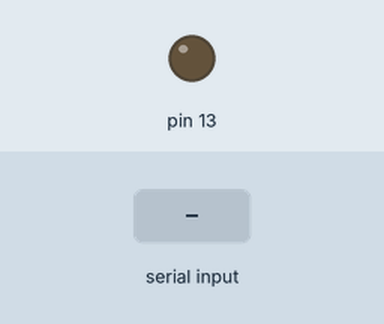
A sketch run on a simulated Arduino Uno, built with avr-gcc and run on an emulated ATmega328P. On the bench: output pins drawn as LEDs (lit = HIGH). Inputs (shaded band) come from the test bench.

Above: at 1.2 s.
1.3 s: "hoh1\n" received over Serial
At 2.3 s:
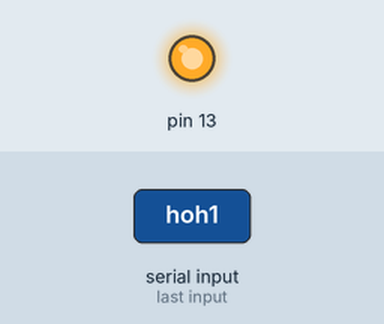
2.8 s: "0" received over Serial
At 3.3 s:
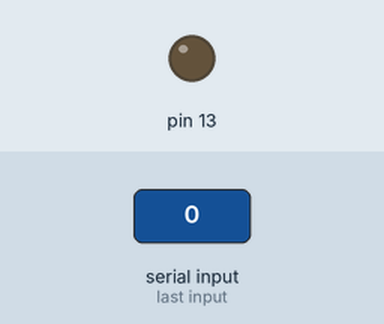
4.3 s: "1" received over Serial
At 5.7 s:
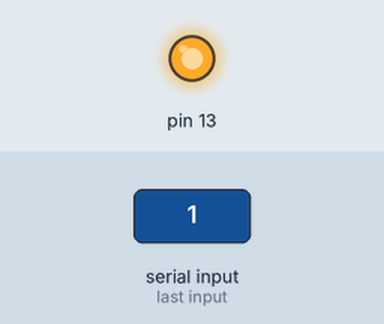
Timing chart, 0 to 7.3 s (numbered marks = the images above; inputs shaded):
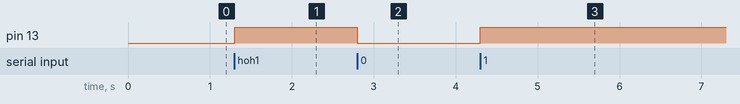

The sketch:

sketch_apr15a.ino
```cpp
char val = '1';

void setup() {
        Serial.begin(9600);
        pinMode(13, OUTPUT);
}

void loop() {
  if (Serial.available() > 0) {
    val = Serial.read();
//    Serial.println(val);
    if (val=='1'){
//      Serial.println("hoh1");
      digitalWrite(13,HIGH);
    }
    if (val=='0'){
      digitalWrite(13,LOW);
//      Serial.println("hoh2");
    }
  }
}
```

Measured:
- after the input at 1.3 s, pin 13: LOW → HIGH at once
- after the input at 2.8 s, pin 13: HIGH → LOW at once
- after the input at 4.3 s, pin 13: LOW → HIGH at once
